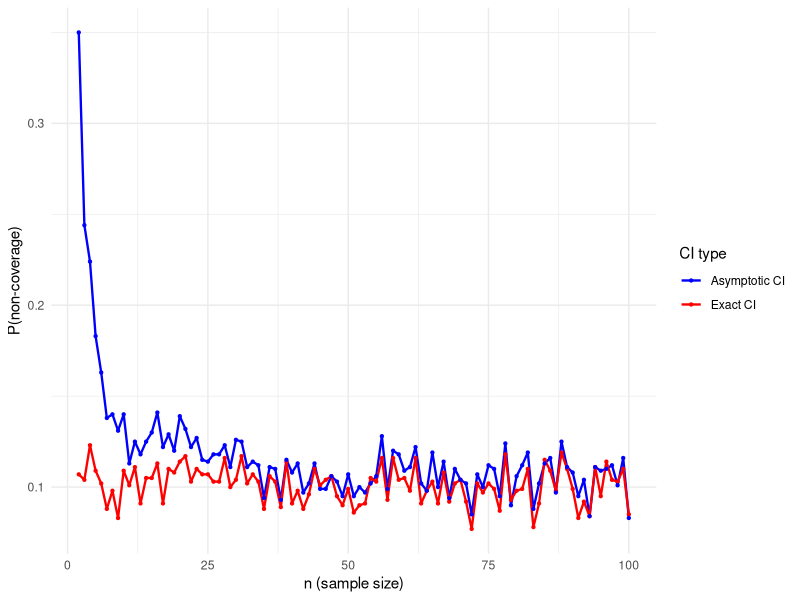

This chart was generated by the following R code:
# Experiment: Compare exact and asymptotic confidence intervals
# The non coverage probability of the asymptotic CI should converge to alpha
# but for the exact CI, it should be alpha for all n (even for small)
# In this example we use CIs for the mean of a normal distribution

library(ggplot2)

mu <- 10
sigma = 100
alpha <- 0.1
z <- qnorm(1 - alpha / 2)

number_simulations <- 1000
n_max <- 100

non_coverage_prob_exact <- numeric(n_max-1)
non_coverage_prob_asymptotic <- numeric(n_max-1)

for (n in 2:n_max) {

  not_in_exact_CI <- 0
  not_in_asymptotic_CI <- 0

  for (i in 1:number_simulations) {
    X <- rnorm(n = n, mean = mu, sd = sigma)
    X_bar <- mean(X)
    S <- sd(X)

    exact_CI <- c(
      X_bar - z * sigma / sqrt(n), 
      X_bar + z * sigma / sqrt(n)
    )


    asymptotic_CI <- c(
      X_bar - z * S / sqrt(n), 
      X_bar + z * S / sqrt(n)
    )

    if (mu < exact_CI[1] | mu > exact_CI[2]) {
      not_in_exact_CI <- not_in_exact_CI + 1
    }

    if (mu < asymptotic_CI[1] | mu > asymptotic_CI[2]) {
      not_in_asymptotic_CI <- not_in_asymptotic_CI + 1
    }
  }
  
  non_coverage_prob_exact[n-1] <- not_in_exact_CI / number_simulations
  non_coverage_prob_asymptotic[n-1] <- not_in_asymptotic_CI / number_simulations
}


results_df <- data.frame(
  n = rep(2:n_max, times = 2),
  non_coverage = c(non_coverage_prob_exact, non_coverage_prob_asymptotic),
  type = rep(c("Exact CI", "Asymptotic CI"), each = n_max - 1)
)

ggplot(results_df, aes(x = n, y = non_coverage, color = type)) +
  geom_line(linewidth = 0.8) +
  geom_point(size = 0.8) +
  scale_color_manual(values = c("Exact CI" = "red", "Asymptotic CI" = "blue")) +
  labs(
    x = "n (sample size)",
    y = "P(non-coverage)",
    color = "CI type"
  ) +
  theme_minimal()
